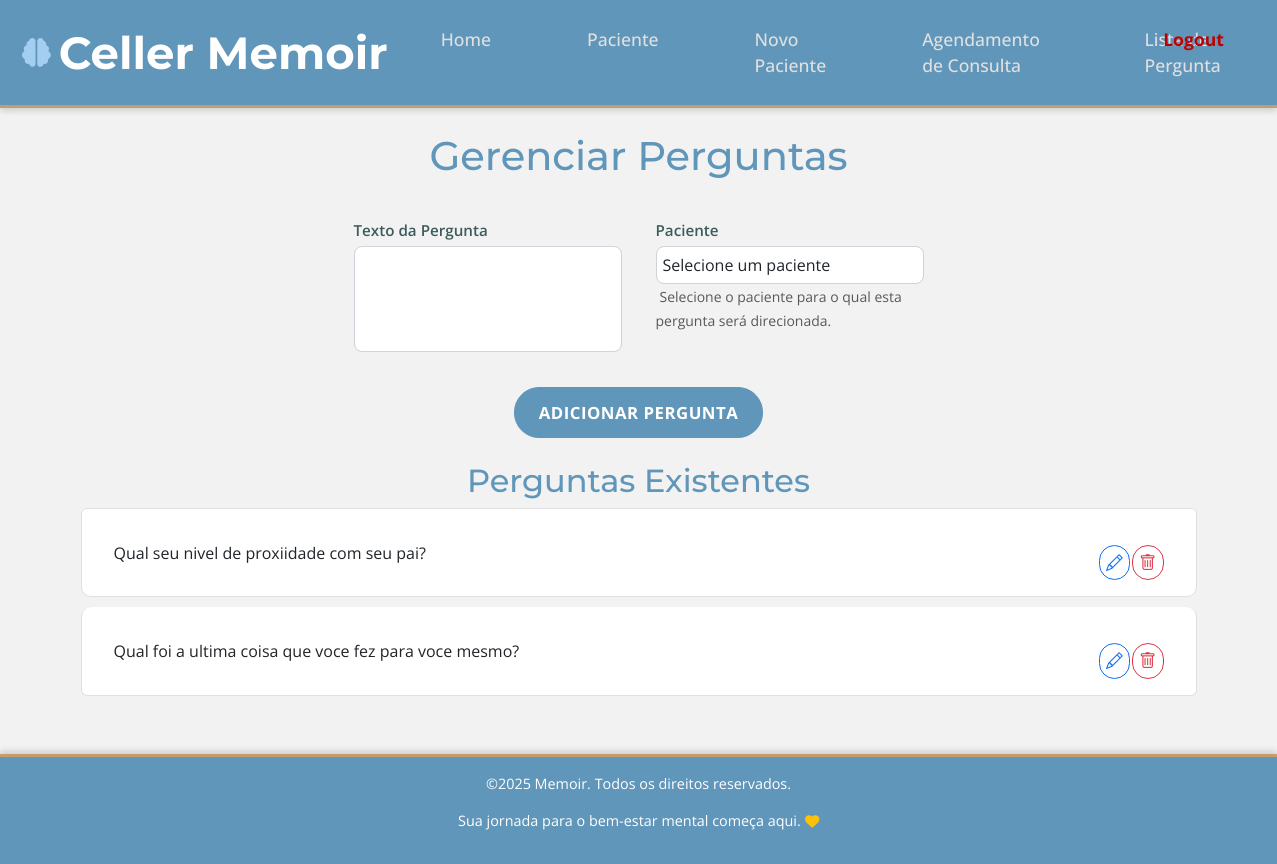
The app's page /psicologo/lista_pergunta (signed in) with its own data.
### backend/models.py (models this page shows, shortened)
class PsicologoPergunta(db.Model):
    id = db.Column(db.Integer, primary_key=True)
    psicologo_id = db.Column(db.Integer, db.ForeignKey('user.id'), nullable=False)
    pergunta_texto = db.Column(db.Text, nullable=False)
    data_criacao = db.Column(db.DateTime, default=datetime.utcnow)
    psicologo = db.relationship('User', backref='perguntas_criadas', lazy=True)
    pacientes = db.relationship('Paciente', secondary=psicologo_pergunta_paciente, backref='perguntas', lazy='dynamic')

### backend/routes.py (the view)
@routes.route('/psicologo/lista_pergunta')
@login_required
def lista_pergunta():
    if current_user.tipo != 'psicologo':
        flash('Acesso não autorizado.', category='error')
        return redirect(url_for('routes.login'))
    perguntas = PsicologoPergunta.query.filter_by(psicologo_id=current_user.id).all()
    pacientes = Paciente.query.filter_by(psicologo_id=current_user.id).all()
    return render_template('lista_pergunta.html', perguntas=perguntas, pacientes=pacientes)

### backend/routes.py (called while the page is built, shortened)
@routes.app_context_processor
def inject_perguntas_pendentes():
    from sqlalchemy import func
    from backend.models import PsicologoPergunta, Paciente, RespostaPergunta
    from flask_login import current_user
    return dict(perguntas_pendentes=0)

### backend/templates/lista_pergunta.html (shortened to what this page needs)
{% extends "base.html" %}
{% block content %}
<h1>Gerenciar Perguntas </h1>
<form method="POST" action="{{ url_for('routes.psicologo_pergunta_novo') }}">
<form method="POST" id="pergunta-form">
    <div class="centered-flex-container">
        <div class="texto-pergunta">
            <label for="pergunta_texto" class="form-label">Texto da Pergunta</label>
            <textarea  class="form-control" id="pergunta_texto" name="pergunta_texto" rows="4" style="resize: none;" required>{% if pergunta %}{{ pergunta.pergunta_texto }}{% endif %}</textarea>
        </div>
        <div class="paciente-select">
            <label for="pacientes" class="form-label">Paciente</label>
            <select id="pacientes" name="pacientes" class="form-control" required>
                <option value="">Selecione um paciente</option>
            </select>
            <small class="form-text text-muted">Selecione o paciente para o qual esta pergunta será direcionada.</small>
        </div>
    </div>
    <button type="submit" class="btn btn-primary">Adicionar Pergunta</button>
</form>
{% if perguntas %}
    <h2 class="mt-4">Perguntas Existentes</h2>
    <ul class="list-group ">
        {% for pergunta in perguntas %}
        <li class="list-group-item d-flex justify-content-between align-items-center">
            {{ pergunta.pergunta_texto }}
            <div style="display: flex; align-items: center;">
                <a href="{{ url_for('routes.psicologo_pergunta_editar', pergunta_id=pergunta.id) }}"
                   class="btn btn-outline-primary btn-sm"
                   title="Editar"
                   style="margin-right: 2px; padding: 4px 6px; display: flex; align-items: center; justify-content: center;">
                    <i class="bi bi-pencil"></i>
                </a>
                <form method="POST" action="{{ url_for('routes.psicologo_pergunta_deletar', pergunta_id=pergunta.id) }}"
                      style="margin: 0; padding: 0; display: flex;"
                      onsubmit="return confirm('Tem certeza que deseja excluir esta pergunta?');">
                    <button type="submit" class="btn btn-outline-danger btn-sm" title="Excluir" style="padding: 4px 6px; display: flex; align-items: center; justify-content: center;">
                        <i class="bi bi-trash"></i>
                    </button>
                </form>
            </div>
        </li>
        {% endfor %}
    </ul>
{% else %}
    <p class="mt-4">Nenhuma pergunta cadastrada.</p>
{% endif %}
<link href="https://cdn.jsdelivr.net/npm/select2@4.1.0-rc.0/dist/css/select2.min.css" rel="stylesheet" />
<link rel="stylesheet" href="https://cdn.jsdelivr.net/npm/bootstrap-icons@1.10.5/font/bootstrap-icons.css">
{% endblock %}

### backend/static/style.css (style rules this page uses)
:root { --primary-color: #6096BA; --secondary-color: #A3CEF1; --background-light: #F2F2F2; --text-dark: #3D5B5B; --accent-color: #C69C6D; --alert-success-bg: #d4edda; --alert-success-text: #155724; --alert-success-border: #c3e6cb; --alert-error-bg: #f8d7da; --alert-error-text: #721c24; --alert-error-border: #f5c6cb; --alert-info-bg: #d1ecf1; --alert-info-text: #0c5460; --alert-info-border: #bee5eb; }
body { font-family: 'Open Sans', sans-serif; background-color: var(--background-light); color: var(--text-dark); min-height: 98dvh; display: Grid; grid-template-rows: auto 1fr auto; }
h1, h2, h3, h4, h5, h6, .navbar-brand, .card-title { font-family: 'Montserrat', sans-serif; color: var(--primary-color); text-align: center; }
.btn { border-radius: 25px; padding: 0.75rem 1.5rem; font-weight: 700; font-size: 1.05rem; cursor: pointer; text-transform: uppercase; letter-spacing: 0.5px; transition: all 0.3s ease; display: block; margin: 0 auto; margin-top: 20px; }
.btn-primary { background-color: var(--primary-color); border-color: var(--primary-color); color: #fff; }
.form-control { border-radius: 8px; border: 1px solid #ced4da; padding: 0.75rem 1rem; transition: border-color 0.3s ease, box-shadow 0.3s ease; font-size: 1rem; width: 100%; max-width: 400px; box-sizing: border-box; margin-left: 1rem; margin-right: 1rem; }
label { font-weight: 600; color: var(--text-dark); margin-bottom: 0.5rem; font-size: 0.95rem; margin-top: 1rem; display: block; }
.list-group-item { border-radius: 10px; margin-bottom: 10px; border: 1px solid #e0e0e0; transition: background-color 0.2s ease, box-shadow 0.2s ease; padding-left: 2rem; padding-right: 2rem; padding-top: 1rem; padding-bottom: 1rem; }

### backend/templates/lista_pergunta.html (style rules this page uses)
ul.list-group { list-style: none; padding-left: 0; margin-left: 0; }
.centered-flex-container { display: flex; justify-content: center; gap: 4px; flex-wrap: nowrap; align-items: flex-start; max-width: 600px; margin: 0 auto 1rem auto; }
.centered-flex-container > div { margin: 15px }
.texto-pergunta { flex: 2 1 800px; }
.paciente-select { flex: 1 1 800px; }
.centered-flex-container label.form-label { margin-bottom: 0.25rem; padding-right: 4px; white-space: nowrap; }
.centered-flex-container textarea.form-control, .centered-flex-container select.form-control { margin: 0; padding: 4px 6px; box-sizing: border-box; }
.centered-flex-container textarea.form-control { height: auto; }
.centered-flex-container select.form-control { height: 38px; }
.centered-flex-container small.form-text { margin-left: 4px; }

### records on screen
PsicologoPergunta: pergunta_texto "Qual seu nivel de proxiidade com seu pai?"
PsicologoPergunta: pergunta_texto "Qual foi a ultima coisa que voce fez para voce mesmo?"
